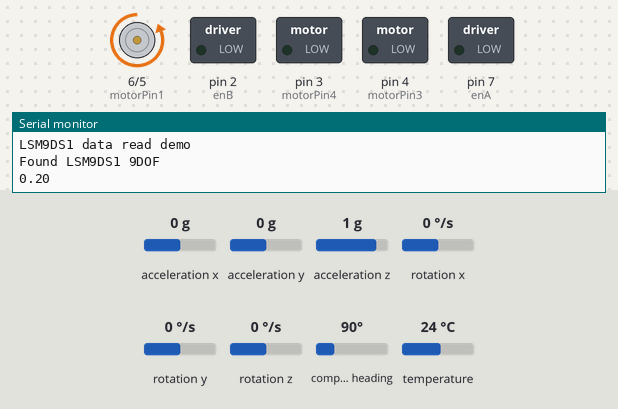
This sketch was run on a simulated Arduino Leonardo, built with avr-gcc and run on an emulated ATmega32U4. Shown: motor-driver pin pairs drawn as motors (green arrow = first pin HIGH = forward, orange = second pin HIGH = backward, longer = more drive), switched loads named in the sketch (green lamp = pin HIGH), the last lines printed to the serial monitor. Inputs (shaded band) come from the test bench; at power-on: acceleration x 0 g, acceleration y 0 g, acceleration z 1 g, rotation x 0 °/s, rotation y 0 °/s, rotation z 0 °/s, compass heading 90°, temperature 24 °C.

Above: at 0.1 s.
At 91.5 s:
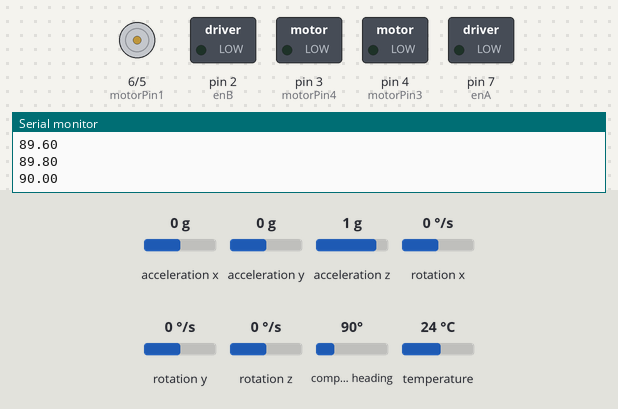
Timing chart, 0 to 93.0 s (numbered marks = the images above):
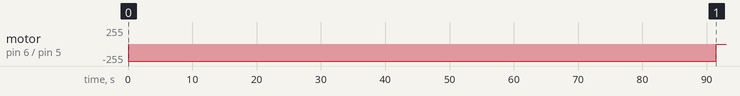

Measured:
- by itself, motor on pin 6 (motorPin1) / pin 5 (motorPin2): stopped → backward 255/255 at 0.01 s, → stopped 91.5 s later

The sketch:

Gryo_And_Motors.ino
```cpp
#include <Wire.h>
#include <SPI.h>
#include <Adafruit_LSM9DS1.h>
#include <Adafruit_Sensor.h>  // not used in this demo but required!

// i2c
Adafruit_LSM9DS1 lsm = Adafruit_LSM9DS1();


char receivedChar;
boolean newData = false;
//-----------------------------Motor Pins-------------------------------------
//Motor A
#define motorPin1 6  // Pin 14 of L293
#define motorPin2 5  // Pin 10 of L293

#define enB 2

#define motorPin3 4  // Pin 14 of L293
#define motorPin4 3  // Pin 10 of L293

#define enA 7

void setupSensor()
{
  // 1.) Set the accelerometer range
  lsm.setupAccel(lsm.LSM9DS1_ACCELRANGE_2G);

  // 2.) Set the magnetometer sensitivity
  lsm.setupMag(lsm.LSM9DS1_MAGGAIN_4GAUSS);

  // 3.) Setup the gyroscope
  lsm.setupGyro(lsm.LSM9DS1_GYROSCALE_245DPS);

}


void setup()
{
  Serial.begin(115200);

  while (!Serial) {
    delay(1); // will pause Zero, Leonardo, etc until serial console opens
  }

  Serial.println("LSM9DS1 data read demo");

  // Try to initialise and warn if we couldn't detect the chip
  if (!lsm.begin())
  {
    Serial.println("Oops ... unable to initialize the LSM9DS1. Check your wiring!");
    while (1);
  }
  Serial.println("Found LSM9DS1 9DOF");

  // helper to just set the default scaling we want, see above!
  setupSensor();

  pinMode(motorPin1, OUTPUT);
  pinMode(motorPin2, OUTPUT);
  pinMode(enA, OUTPUT);

  pinMode(motorPin3, OUTPUT);
  pinMode(motorPin4, OUTPUT);
  pinMode(enB, OUTPUT);
}


double deg_turned = 0;

void loop()
{
  lsm.read();  /* ask it to read in the data */


  /* Get a new sensor event */
  sensors_event_t a, m, g, temp;

  lsm.getEvent(&a, &m, &g, &temp);

//  Serial.print("Accel X: "); Serial.print(a.acceleration.x); Serial.print(" m/s^2");
//  Serial.print("\tY: "); Serial.print(a.acceleration.y);     Serial.print(" m/s^2 ");
//  Serial.print("\tZ: "); Serial.print(a.acceleration.z);     Serial.println(" m/s^2 ");

//  Serial.print("Mag X: "); Serial.print(m.magnetic.x);   Serial.print(" gauss");
//  Serial.print("\tY: "); Serial.print(m.magnetic.y);     Serial.print(" gauss");
//  Serial.print("\tZ: "); Serial.print(m.magnetic.z);     Serial.println(" gauss");

//  Serial.print("Gyro X: "); Serial.print(g.gyro.x);   Serial.print(" dps");
//  Serial.print("\tY: "); Serial.print(g.gyro.y);      Serial.print(" dps");
// Serial.print("\tZ: "); Serial.print(g.gyro.z);      Serial.println(" dps");


  if((g.gyro.z <230 && g.gyro.z > -230)) // && (g.gyro.z > -.5 || g.gyro.z < -1.5))
    deg_turned = deg_turned + ((g.gyro.z + 1)/5);

  if( deg_turned < 90)
  {
    forwardRight(100);
  }
  else
  {
    stopRight();
    delay(10000);
  }


  Serial.println(deg_turned);
  delay(200);
}


//---------------------------------Recieve Info---------------------------------

void recvInfo() {

  if (Serial.available() > 0) {

    receivedChar = Serial.read();
    newData = true;

  }
}

//----------------------------------Forward Left--------------------------------

void forwardLeft(int speed){
  digitalWrite(motorPin3, LOW);
  digitalWrite(motorPin4, HIGH);

  analogWrite(enB, speed);

}

//----------------------------------Backward Left--------------------------------

void backwardLeft(int speed){
  digitalWrite(motorPin3, HIGH);
  digitalWrite(motorPin4, LOW);

  analogWrite(enB, speed);
}

//----------------------------------Stop Left--------------------------------

void stopLeft(){
  digitalWrite(motorPin3, LOW);
  digitalWrite(motorPin4, LOW);

  analogWrite(enB, 0);
}

//----------------------------------Forward Right--------------------------------

void forwardRight(int speed){
  digitalWrite(motorPin1, LOW);
  digitalWrite(motorPin2, HIGH);

  analogWrite(enA, speed);

}

//----------------------------------Backward Right--------------------------------

void backwardRight(int speed){
  digitalWrite(motorPin1, HIGH);
  digitalWrite(motorPin2, LOW);

  analogWrite(enA, speed);
}

//----------------------------------Stop Right--------------------------------

void stopRight(){
  digitalWrite(motorPin1, LOW);
  digitalWrite(motorPin2, LOW);

  analogWrite(enA, 0);
}
```
